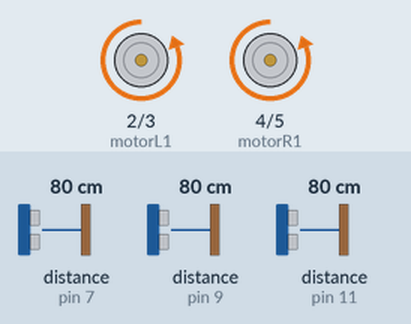
This sketch was run on a simulated Arduino Uno, built with avr-gcc and run on an emulated ATmega328P. Shown: motor-driver pin pairs drawn as motors (green arrow = first pin HIGH = forward, orange = second pin HIGH = backward, longer = more drive). Wiring (inferred from the names in the program): ultrasonic range finder: trigger pin 6; echo pin 7. The inputs (shaded band) are chosen by the test bench; at power-on: distance to the obstacle (sensors on pin 7, pin 9, pin 11) 80 cm. The echo pulse lasts 58.3 µs per cm; what the sketch prints to the serial monitor is not drawn.

Above: at 1.2 s.
1.3 s: distance to the obstacle (sensor on pin 7) set to 28 cm
2.8 s: distance to the obstacle (sensor on pin 7) set to 22 cm
Timing chart, 0 to 5.8 s (numbered marks = the images above; inputs shaded):
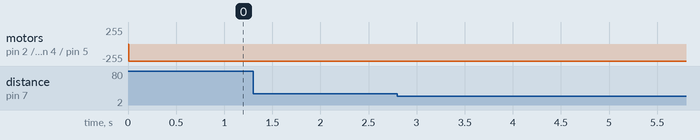

Measured:
- after the input at 1.3 s, every drawn part: stays the same
- after the input at 2.8 s, every drawn part: stays the same

The sketch:

code.ino
```cpp
const int frontEchoPin = 7;
const int frontTriggerPin = 6;
const int leftEchoPin = 11;
const int leftTriggerPin = 10;
const int rightEchoPin = 9;
const int rightTriggerPin = 8;
const int motorL1 = 2;
const int motorL2 = 3;
const int motorR1 = 4;
const int motorR2 = 5;
volatile float maxFrontDistance = 25;
volatile float frontDuration, frontDistanceCm, leftDuration, leftDistanceCm, rightDuration, rightDistanceCm;

void setup() {
  // serial
  Serial.begin(9600);
  // ultrasonic
  pinMode(frontTriggerPin, OUTPUT);
  pinMode(frontEchoPin, INPUT);
  pinMode(leftTriggerPin, OUTPUT);
  pinMode(leftEchoPin, INPUT);
  pinMode(rightTriggerPin, OUTPUT);
  pinMode(rightEchoPin, INPUT);
  // motors
  pinMode(motorL1, OUTPUT);
  pinMode(motorL2, OUTPUT);
  pinMode(motorR1, OUTPUT);
  pinMode(motorR2, OUTPUT);
}
void loop() {
  // front distance check
  checkFrontDistance();
  if (frontDistanceCm < maxFrontDistance) {
    checkLeftDistance();
    delay(20);
    checkRightDistance();
    delay(20);
    if (leftDistanceCm < rightDistanceCm)
      moveRight();
    else if (leftDistanceCm > rightDistanceCm) {
      moveLeft();
    }
  }
  else {
    moveForward();
  }
}
void checkFrontDistance() {
  digitalWrite(frontTriggerPin, LOW);
  delayMicroseconds(4);
  digitalWrite(frontTriggerPin, HIGH);
  delayMicroseconds(10);
  digitalWrite(frontTriggerPin, LOW);
  frontDuration = pulseIn(frontEchoPin, HIGH);
  frontDistanceCm = frontDuration * 10 / 292 / 2;
  Serial.print("Distance: ");
  Serial.print(frontDistanceCm);
  Serial.println(" cm");
}
void checkLeftDistance() {
  digitalWrite(leftTriggerPin, LOW);
  delayMicroseconds(4);
  digitalWrite(leftTriggerPin, HIGH);
  delayMicroseconds(10);
  digitalWrite(leftTriggerPin, LOW);
  leftDuration = pulseIn(leftEchoPin, HIGH);
  leftDistanceCm = leftDuration * 10 / 292 / 2;
  Serial.print("Left distance: ");
  Serial.print(leftDistanceCm);
  Serial.println(" cm");
}
void checkRightDistance() {
  digitalWrite(rightTriggerPin, LOW);
  delayMicroseconds(4);
  digitalWrite(rightTriggerPin, HIGH);
  delayMicroseconds(10);
  digitalWrite(rightTriggerPin, LOW);
  rightDuration = pulseIn(rightEchoPin, HIGH);
  rightDistanceCm = rightDuration * 10 / 292 / 2;
  Serial.print("Right distance: ");
  Serial.print(rightDistanceCm);
  Serial.println(" cm");
}
void moveBackward() {
  Serial.println("Backward.");
  digitalWrite(motorL1, HIGH);
  digitalWrite(motorL2, LOW);
  digitalWrite(motorR1, HIGH);
  digitalWrite(motorR2, LOW);
}
void moveForward() {
  Serial.println("Forward.");
  digitalWrite(motorL1, LOW);
  digitalWrite(motorL2, HIGH);
  digitalWrite(motorR1, LOW);
  digitalWrite(motorR2, HIGH);
}
void moveLeft() {
  Serial.println("Left.");
  digitalWrite(motorL1, LOW);
  digitalWrite(motorL2, HIGH);
  digitalWrite(motorR1, HIGH);
  digitalWrite(motorR2, LOW);
}
void moveRight() {
  Serial.println("Right.");
  digitalWrite(motorL1, HIGH);
  digitalWrite(motorL2, LOW);
  digitalWrite(motorR1, LOW);
  digitalWrite(motorR2, HIGH);
}
```
